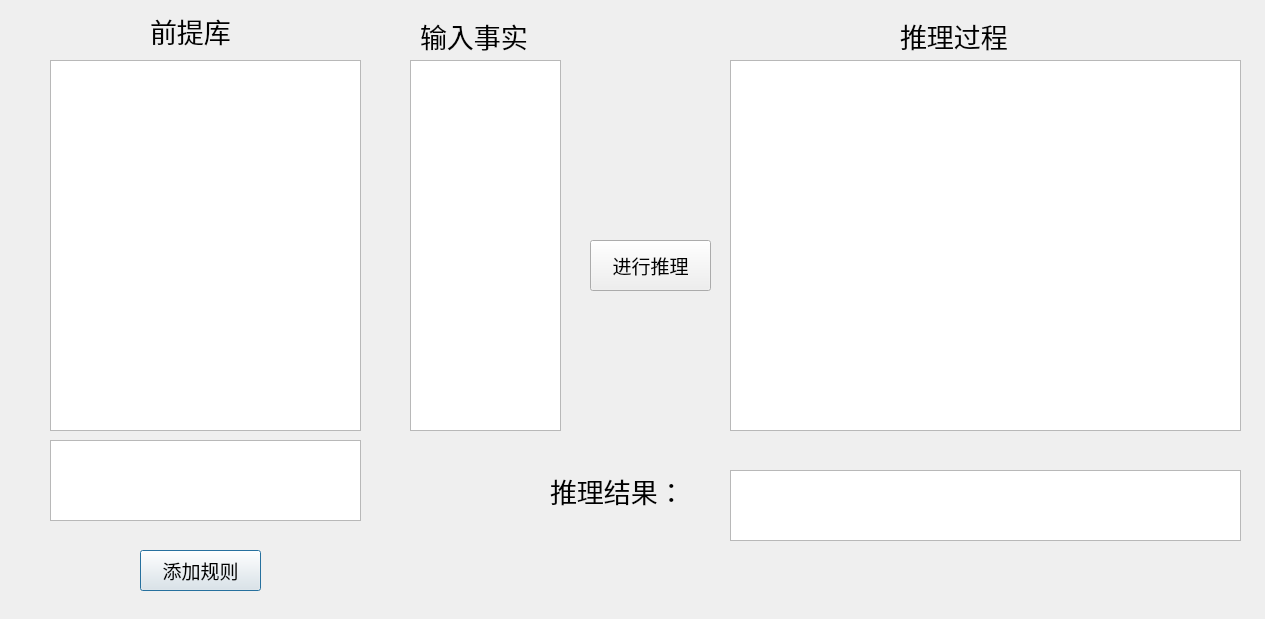
<?xml version="1.0" encoding="UTF-8"?>
<ui version="4.0">
 <class>dialog</class>
 <widget class="QDialog" name="dialog">
  <property name="geometry">
   <rect>
    <x>0</x>
    <y>0</y>
    <width>1265</width>
    <height>619</height>
   </rect>
  </property>
  <property name="windowTitle">
   <string>推理机</string>
  </property>
  <widget class="QPushButton" name="rulePushButton">
   <property name="geometry">
    <rect>
     <x>140</x>
     <y>550</y>
     <width>121</width>
     <height>41</height>
    </rect>
   </property>
   <property name="font">
    <font>
     <family>黑体</family>
     <pointsize>14</pointsize>
    </font>
   </property>
   <property name="text">
    <string>添加规则</string>
   </property>
  </widget>
  <widget class="QLabel" name="label">
   <property name="geometry">
    <rect>
     <x>150</x>
     <y>10</y>
     <width>131</width>
     <height>41</height>
    </rect>
   </property>
   <property name="font">
    <font>
     <family>黑体</family>
     <pointsize>20</pointsize>
    </font>
   </property>
   <property name="text">
    <string>前提库</string>
   </property>
  </widget>
  <widget class="QLabel" name="label_2">
   <property name="geometry">
    <rect>
     <x>420</x>
     <y>20</y>
     <width>141</width>
     <height>31</height>
    </rect>
   </property>
   <property name="font">
    <font>
     <family>黑体</family>
     <pointsize>20</pointsize>
    </font>
   </property>
   <property name="text">
    <string>输入事实</string>
   </property>
  </widget>
  <widget class="QTextEdit" name="inputFactTextEdit">
   <property name="geometry">
    <rect>
     <x>410</x>
     <y>60</y>
     <width>151</width>
     <height>371</height>
    </rect>
   </property>
   <property name="styleSheet">
    <string notr="true">font: 12pt &quot;微软雅黑&quot;;</string>
   </property>
  </widget>
  <widget class="QPushButton" name="inferencePushButton">
   <property name="geometry">
    <rect>
     <x>590</x>
     <y>240</y>
     <width>121</width>
     <height>51</height>
    </rect>
   </property>
   <property name="font">
    <font>
     <family>黑体</family>
     <pointsize>14</pointsize>
    </font>
   </property>
   <property name="text">
    <string>进行推理</string>
   </property>
  </widget>
  <widget class="QLabel" name="label_3">
   <property name="geometry">
    <rect>
     <x>900</x>
     <y>20</y>
     <width>141</width>
     <height>31</height>
    </rect>
   </property>
   <property name="font">
    <font>
     <family>黑体</family>
     <pointsize>20</pointsize>
    </font>
   </property>
   <property name="text">
    <string>推理过程</string>
   </property>
  </widget>
  <widget class="QLabel" name="label_4">
   <property name="geometry">
    <rect>
     <x>550</x>
     <y>470</y>
     <width>171</width>
     <height>41</height>
    </rect>
   </property>
   <property name="font">
    <font>
     <family>黑体</family>
     <pointsize>20</pointsize>
    </font>
   </property>
   <property name="text">
    <string>推理结果：</string>
   </property>
  </widget>
  <widget class="QTextBrowser" name="ruleTextBrowser">
   <property name="geometry">
    <rect>
     <x>50</x>
     <y>60</y>
     <width>311</width>
     <height>371</height>
    </rect>
   </property>
  </widget>
  <widget class="QTextBrowser" name="outputTextBrowser">
   <property name="geometry">
    <rect>
     <x>730</x>
     <y>60</y>
     <width>511</width>
     <height>371</height>
    </rect>
   </property>
   <property name="font">
    <font>
     <family>宋体</family>
     <pointsize>9</pointsize>
    </font>
   </property>
  </widget>
  <widget class="QTextBrowser" name="answerTextBrowser">
   <property name="geometry">
    <rect>
     <x>730</x>
     <y>470</y>
     <width>511</width>
     <height>71</height>
    </rect>
   </property>
   <property name="font">
    <font>
     <family>宋体</family>
     <pointsize>16</pointsize>
    </font>
   </property>
  </widget>
  <widget class="QTextEdit" name="inputLineEdit">
   <property name="geometry">
    <rect>
     <x>50</x>
     <y>440</y>
     <width>311</width>
     <height>81</height>
    </rect>
   </property>
  </widget>
 </widget>
 <resources/>
 <connections/>
</ui>
